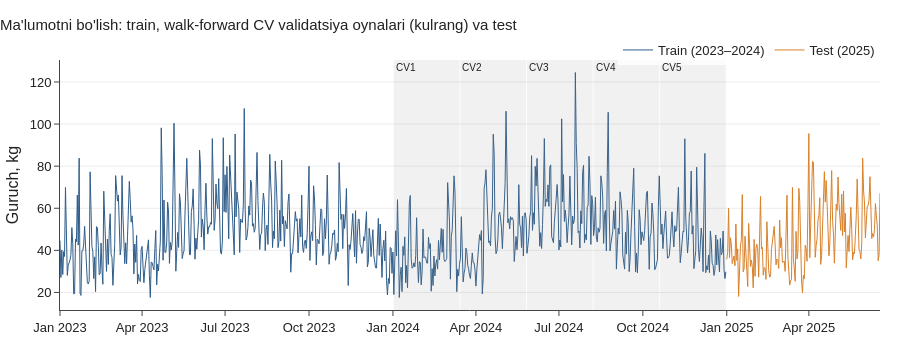

Notebook cell for this chart:
### Code cell
fig = go.Figure()
fig.add_scatter(x=train.date, y=train.rice_kg, mode="lines", line=dict(color=style.BLUE, width=1), name="Train (2023–2024)")
fig.add_scatter(x=test.date, y=test.rice_kg, mode="lines", line=dict(color=style.ORANGE, width=1), name="Test (2025)")
for k, (tr_idx, va_idx) in enumerate(CV.split(X_tr), start=1):
    d = train.iloc[va_idx]
    fig.add_vrect(x0=d.date.min(), x1=d.date.max(), fillcolor=style.GREY, opacity=0.12, line_width=0,
                  annotation_text=f"CV{k}", annotation_position="top left", annotation_font_size=10)
fig.update_layout(title="Ma'lumotni bo'lish: train, walk-forward CV validatsiya oynalari (kulrang) va test",
                  yaxis_title="Guruch, kg", height=360, legend=dict(orientation="h", y=1.1, x=1, xanchor="right"))
style.save(fig, "03_split")

### Figure 1 — Plotly figure (JSON) as saved in the notebook; plotly's stock layout.template omitted (floating-point values rounded to 4 significant figures; data arrays with more than 128 entries replaced by an {"elided": "..."} marker saying what was removed)
{"data": [{"line": {"color": "#2f5d8a", "width": 1}, "mode": "lines", "name": "Train (2023–2024)", "type": "scatter", "x": {"elided": "731 str values"}, "y": {"elided": "731 float values"}}, {"line": {"color": "#d9822b", "width": 1}, "mode": "lines", "name": "Test (2025)", "type": "scatter", "x": {"elided": "169 str values"}, "y": {"elided": "169 float values"}}], "layout": {"annotations": [{"font": {"size": 10}, "showarrow": false, "text": "CV1", "x": "2024-01-02T00:00:00", "xanchor": "left", "xref": "x", "y": 1, "yanchor": "top", "yref": "y domain"}, {"font": {"size": 10}, "showarrow": false, "text": "CV2", "x": "2024-03-15T00:00:00", "xanchor": "left", "xref": "x", "y": 1, "yanchor": "top", "yref": "y domain"}, {"font": {"size": 10}, "showarrow": false, "text": "CV3", "x": "2024-05-27T00:00:00", "xanchor": "left", "xref": "x", "y": 1, "yanchor": "top", "yref": "y domain"}, {"font": {"size": 10}, "showarrow": false, "text": "CV4", "x": "2024-08-08T00:00:00", "xanchor": "left", "xref": "x", "y": 1, "yanchor": "top", "yref": "y domain"}, {"font": {"size": 10}, "showarrow": false, "text": "CV5", "x": "2024-10-20T00:00:00", "xanchor": "left", "xref": "x", "y": 1, "yanchor": "top", "yref": "y domain"}], "height": 360, "legend": {"orientation": "h", "x": 1, "xanchor": "right", "y": 1.1}, "shapes": [{"fillcolor": "#8c8c8c", "line": {"width": 0}, "opacity": 0.12, "type": "rect", "x0": "2024-01-02T00:00:00", "x1": "2024-03-14T00:00:00", "xref": "x", "y0": 0, "y1": 1, "yref": "y domain"}, {"fillcolor": "#8c8c8c", "line": {"width": 0}, "opacity": 0.12, "type": "rect", "x0": "2024-03-15T00:00:00", "x1": "2024-05-26T00:00:00", "xref": "x", "y0": 0, "y1": 1, "yref": "y domain"}, {"fillcolor": "#8c8c8c", "line": {"width": 0}, "opacity": 0.12, "type": "rect", "x0": "2024-05-27T00:00:00", "x1": "2024-08-07T00:00:00", "xref": "x", "y0": 0, "y1": 1, "yref": "y domain"}, {"fillcolor": "#8c8c8c", "line": {"width": 0}, "opacity": 0.12, "type": "rect", "x0": "2024-08-08T00:00:00", "x1": "2024-10-19T00:00:00", "xref": "x", "y0": 0, "y1": 1, "yref": "y domain"}, {"fillcolor": "#8c8c8c", "line": {"width": 0}, "opacity": 0.12, "type": "rect", "x0": "2024-10-20T00:00:00", "x1": "2024-12-31T00:00:00", "xref": "x", "y0": 0, "y1": 1, "yref": "y domain"}], "title": {"text": "Ma'lumotni bo'lish: train, walk-forward CV validatsiya oynalari (kulrang) va test"}, "yaxis": {"title": {"text": "Guruch, kg"}}}}
